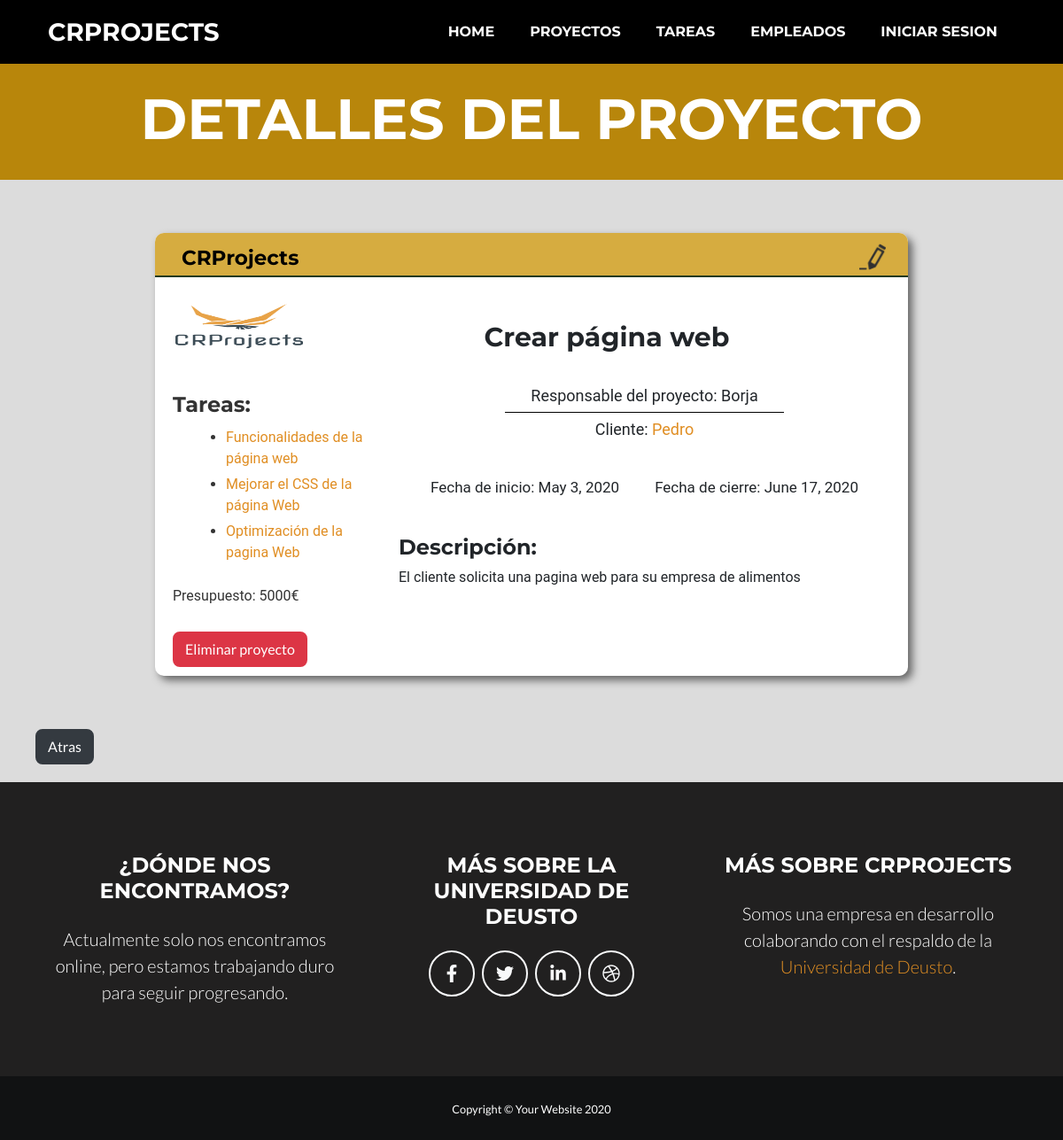
Page /proyecto/3/ on the committed database.
### appGestorProyectos/models.py (models this page shows, shortened)
class Proyecto(models.Model):
    nombre = models.CharField(max_length=50)
    descripcion = models.TextField(max_length=200)
    fecha_inicio = models.DateField(("Date"), default=date.today)
    fecha_fin = models.DateField(("Date"), default=date.today)
    presupuesto = models.IntegerField(default=0)
    nombre_cliente = models.CharField(max_length=20, default="")
    apellidos_cliente = models.CharField(max_length=50, default="")
    email_cliente = models.EmailField(max_length=100, default="")
    telefono_cliente = models.IntegerField(default=0)
    tarea = models.ManyToManyField(Tarea)
    responsable = models.ForeignKey(Empleado, on_delete=models.CASCADE)

class Tarea(models.Model):
    nombre = models.CharField(max_length=50)
    descripcion = models.TextField(max_length=200)
    fecha_inicio = models.DateField(("Date"), default=date.today)
    fecha_fin = models.DateField(("Date"), default=date.today)
    responsable = models.ForeignKey(Empleado, on_delete=models.CASCADE, default="")
    prioridad_tarea_choices = (
        ('Urgente', 'Urgente'),
        ('Alta', 'Alta'),
        ('Moderada', 'Moderada'),
        ('Baja', 'Baja'),
    )
    nivel_prioridad = models.CharField(choices=prioridad_tarea_choices, default='', max_length=20)
    notas = models.TextField(max_length=300)
    estado_tarea_choices = (
        ('Abierta', 'Abierta'),
        ('Asignada', 'Asignada'),
        ('En proceso', 'En proceso'),
        ('Finalizada', 'Finalizada'),
    )
    estado_tarea = models.CharField(choices=estado_tarea_choices, default='', max_length=20)

class Empleado(models.Model):
    dni = models.CharField(max_length=9)
    nombre = models.CharField(max_length=50)
    apellidos = models.CharField(max_length=150)
    email = models.EmailField(max_length=254)
    telefono = models.IntegerField(default=0)
    imagen = models.ImageField(upload_to="foto_perfil", null=True, blank=True)
    def __str__(self):
        return f"{self.nombre}"

### appGestorProyectos/views.py (the view)
# urls.py: path('proyecto/<int:pk>/', views.ProyectoDetailView.as_view(), name='proyecto'),
class ProyectoDetailView(DetailView):
    model = Proyecto
    template_name = 'proyecto.html'
    def get_context_data(self, **kwargs):
        context = super(ProyectoDetailView, self).get_context_data(**kwargs)
        context['titulo_pagina'] = 'Detalles del proyecto'
        return context

### appGestorProyectos/templates/proyecto.html
{% extends 'index.html' %}
{% load static %}
{% block styles %}
<link href="{% static 'css/proyecto.css' %}" rel="stylesheet" />
{% endblock %}
{% block header %}
    <header class="masthead bg-primary text-white text-center">
        <div class="container d-flex align-items-center flex-column">
            <h1 class="masthead-heading text-uppercase mb-0">Detalles del proyecto</h1>
        </div>
    </header>
{% endblock %}
{% block main %}
<main>
    <section id="principal">
        <article id="tarjeta_alta">
            <div id="tarjeta_up">
                <h3 id="titulo_tarjeta">CRProjects</h3>
                <a href="{% url 'proyecto_update' proyecto.id %}"><img id="editar" src="{% static 'img/edit.PNG' %}" alt="editar"></a>
            </div>
            <div id="tarjeta_down">
                <div id="tarjeta_down_titulo">
                    <img src="{% static 'img/logo.png' %}" alt="empresa">
                    <h3>{{ proyecto.nombre }}</h3>
                </div>
                <div id="izquierda">
                    <h4>Tareas:</h4>
                    <ul id="participantes">
                        {% for tarea in object.tarea.all %}
                        <li><a class="subrayado"  href="{% url 'tarea' tarea.id %}">{{ tarea.nombre }}</a></li>
                        {% endfor %}
                    </ul>
                    <p class="presupuesto">Presupuesto: {{ proyecto.presupuesto }}€</p>
                </div>
                <div id="derecha">
                    <div id="derecha_nombre">
                        <p id="derecha_p1">Responsable del proyecto: {{ proyecto.responsable }}</p>
                        <p id="derecha_p2">Cliente: <a class="subrayado" href="{% url 'cliente' proyecto.id %}">{{ proyecto.nombre_cliente }}</a></p>
                    </div>
                    <div id="derecha_fechas">
                        <p class="fechas">Fecha de inicio: {{ proyecto.fecha_inicio }}</p>
                        <p class="fechas">Fecha de cierre: {{ proyecto.fecha_fin }}</p>
                    </div>
                    <div id="derecha_descripcion">
                        <h4>Descripción:</h4>
                        <p>{{ proyecto.descripcion }}</p>
                    </div>
                </div>
                <div id="next">
                    <a class="btn btn-danger" href="{% url 'proyecto_delete' proyecto.id %}">Eliminar proyecto</a>
                </div>
            </div>
        </article>
    </section>
    <div id="boton_atras">
        <a class="btn btn-dark" href="javascript: history.go(-1)">Atras</a>
    </div>
</main>
{% endblock %}

### appGestorProyectos/templates/index.html (shortened to what this page needs)
{% load static i18n %}
<!DOCTYPE html>
<html lang="en">
    <head>
        {% block css %}
        <link href="{% static 'css/estilos.css' %}" rel="stylesheet" />
        {% block styles %}
        {% endblock %}
        {% endblock %}
    </head>
    <body id="page-top">
        <nav class="navbar navbar-expand-lg bg-secondary text-uppercase fixed-top" id="mainNav">
            <div class="container">
                <a class="navbar-brand js-scroll-trigger" href="{% url 'home' %}">CRProjects</a>
                <div class="collapse navbar-collapse" id="navbarResponsive">
                    <ul class="navbar-nav ml-auto">
                        <li class="nav-item mx-0 mx-lg-1"><a class="subrayado nav-link py-3 px-0 px-lg-3 rounded js-scroll-trigger" href="{% url 'home' %}">HOME</a></li>
                        <li class="nav-item mx-0 mx-lg-1"><a class="subrayado nav-link py-3 px-0 px-lg-3 rounded js-scroll-trigger" href="{% url 'proyecto_list' %}">PROYECTOS</a></li>
                        <li class="nav-item mx-0 mx-lg-1"><a class="subrayado nav-link py-3 px-0 px-lg-3 rounded js-scroll-trigger" href="{% url 'tareas_list' %}">TAREAS</a></li>
                        <li class="nav-item mx-0 mx-lg-1"><a class="subrayado nav-link py-3 px-0 px-lg-3 rounded js-scroll-trigger" href="{% url 'empleado_list' %}">EMPLEADOS</a></li>
                        {% if user.is_authenticated %}
                            <li class="fontsizee nav-item mx-0 mx-lg-1"><a class="nav-link py-3 px-0 px-lg-3 rounded js-scroll-trigger">{{ user.username }}</a> </li>
                            <li class="fontsizee nav-item mx-0 mx-lg-1"><a class="subrayado nav-link py-3 px-0 px-lg-3 rounded js-scroll-trigger" href="{% url 'logout' %}">CERRAR SESIÓN</a></li>
                        {% else %}
                            <li class="nav-item mx-0 mx-lg-1"><a class="subrayado nav-link py-3 px-0 px-lg-3 rounded js-scroll-trigger" href="{% url 'login' %}">INICIAR SESION</a></li>
                        {% endif %}
                    </ul>
                </div>
            </div>
        </nav>
        {% block header %}
        {% endblock %}
        {% block main %}
        {% endblock %}
        <footer class="footer text-center">
            <div class="container">
                <div class="row">
                    <div class="col-lg-4 mb-5 mb-lg-0">
                        <h4 class="text-uppercase mb-4">¿Dónde nos encontramos?</h4>
                        <p class="lead mb-0">Actualmente solo nos encontramos online, pero estamos trabajando duro para seguir progresando.</p>
                    </div>
                    <div class="col-lg-4 mb-5 mb-lg-0">
                        <h4 class="text-uppercase mb-4">Más sobre la Universidad de Deusto</h4>
                        <a class="btn btn-outline-light btn-social mx-1" href="https://www.facebook.com/UDeusto/"><i class="fab fa-fw fa-facebook-f"></i></a><a class="btn btn-outline-light btn-social mx-1" href="https://twitter.com/deusto?ref_src=twsrc%5Egoogle%7Ctwcamp%5Eserp%7Ctwgr%5Eauthor"><i class="fab fa-fw fa-twitter"></i></a><a class="btn btn-outline-light btn-social mx-1" href="https://www.linkedin.com/school/deusto/"><i class="fab fa-fw fa-linkedin-in"></i></a><a class="btn btn-outline-light btn-social mx-1" href="https://twitter.com/deustosd?lang=es"><i class="fab fa-fw fa-dribbble"></i></a>
                    </div>
                    <div class="col-lg-4">
                        <h4 class="text-uppercase mb-4">Más sobre CRProjects</h4>
                        <p class="lead mb-0">Somos una empresa en desarrollo colaborando con el respaldo de la <a class="subrayado" href="https://www.deusto.es/cs/Satellite/deusto/es/universidad-deusto">Universidad de Deusto</a>.</p>
                    </div>
                </div>
            </div>
        </footer>
        <section class="copyright py-4 text-center text-white">
            <div class="container"><small>Copyright © Your Website 2020</small></div>
        </section>
    </body>
</html>

### appGestorProyectos/static/css/proyecto.css (style rules this page uses)
#principal { background-color: #dcdcdc; width: auto; display: flex; justify-content: center; align-items: center; }
#tarjeta_alta { height: 500px; width: 850px; background-color: white; border-radius: 10px; box-shadow: 5px 5px 10px #666; position: relative; margin: 5% auto; }
#tarjeta_up { height: 10%; background-color: #d6ac40; border-bottom: 2px solid rgb(33, 58, 33); border-radius: 10px 10px 0px 0px; }
#titulo_tarjeta { font-size: 23px; font-family: "Montserrat", -apple-system, BlinkMacSystemFont, "Segoe UI", Roboto, "Helvetica Neue", Arial, "Noto Sans", sans-serif, "Apple Color Emoji", "Segoe UI Emoji", "Segoe UI Symbol", "Noto Color Emoji"; color: black; margin: 15px 0px 0px 30px; float: left; }
#editar { width: 30px; height: 30px; float: right; margin: 12px 25px 0px 0px; }
#tarjeta_down { height: 90%; }
#tarjeta_down_titulo { width: 850px; height: 100px; }
#tarjeta_down_titulo img { width: 160px; height: 90px; float: left; margin: 10px 0px 0px 15px; }
#tarjeta_down_titulo h3 { display: inline-block; text-align: center; width: 670px; margin-top: 50px; font-size: 30px; }
#izquierda { height: 290px; width: 30%; float: left; margin-top: 10px; font-family: 'Roboto', sans-serif; color: rgb(51, 51, 51); }
#izquierda h4 { text-align: left; margin: 20px 0px 10px 20px; }
#participantes { margin: 0px 0px 20px 40px; }
#participantes li { padding-bottom: 5px; }
#derecha { float: right; width: 70%; height: 300px; }
#derecha_nombre { margin-top: 20px; text-align: center; }
#derecha_p1 { margin: 0px 140px 0px 140px; border-bottom: 1px solid black; font-size: 18px; font-family: 'Roboto', sans-serif; padding-bottom: 5px; }
#derecha_p2 { margin: 0; font-size: 18px; font-family: 'Roboto', sans-serif; padding-top: 5px; }
#derecha_fechas { margin-top: 20px; display: flex; justify-content: center; align-items: center; }
.fechas { font-size: 17px; font-family: 'Roboto', sans-serif; margin: 20px 20px 0px 20px; }
#derecha_descripcion { margin: 40px 20px 0px 20px; font-family: 'Roboto', sans-serif; }
#derecha_descripcion p { text-align: justify; }
#next { margin-top: 300px; width: 100%; height: 48px; padding-left: 20px; }
.presupuesto { margin: 20px 0px 10px 20px; }
.subrayado { text-decoration: none; background-image: linear-gradient(currentColor, currentColor); background-position: 0% 100%; background-repeat: no-repeat; background-size: 0% 2px; transition: background-size .3s; }
#boton_atras { background-color: #dcdcdc; padding-bottom: 20px; }
#boton_atras a { margin-left: 40px; }

### rows in the picture
Proyecto: nombre "Crear página web", presupuesto "5000", responsable "Borja", nombre_cliente "Pedro", fecha_inicio "May 3, 2020", fecha_fin "June 17, 2020", descripcion "El cliente solicita una pagina web para su empresa de alimentos"
Tarea: nombre "Funcionalidades de la página web"
Tarea: nombre "Mejorar el CSS de la página Web"
Tarea: nombre "Optimización de la pagina Web"
